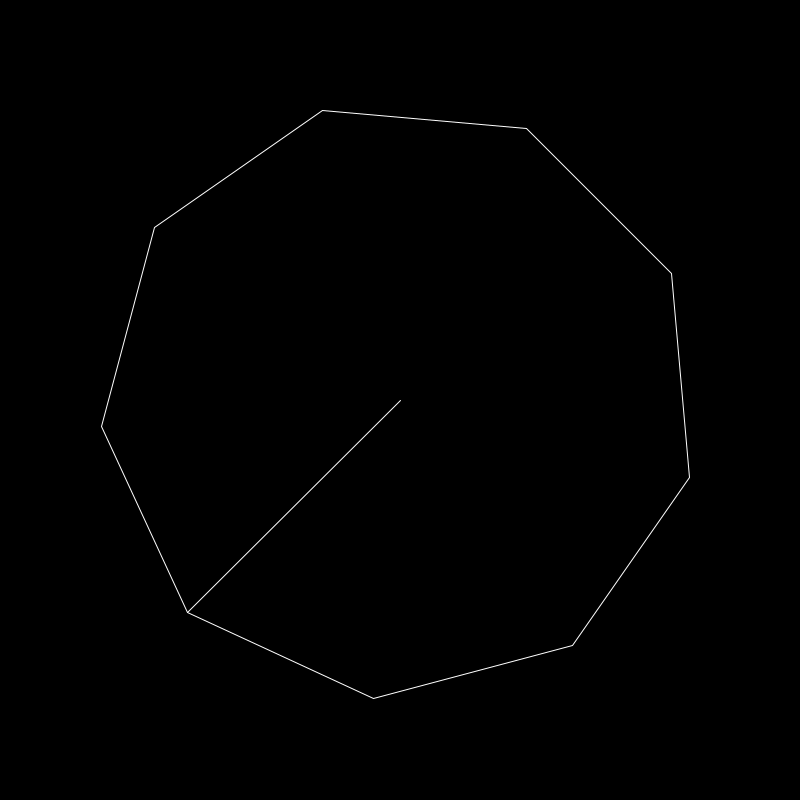
Frame 1 (no input)
Frame 60 (the mouse pressed at the canvas centre just before this capture): identical to frame 1, image omitted
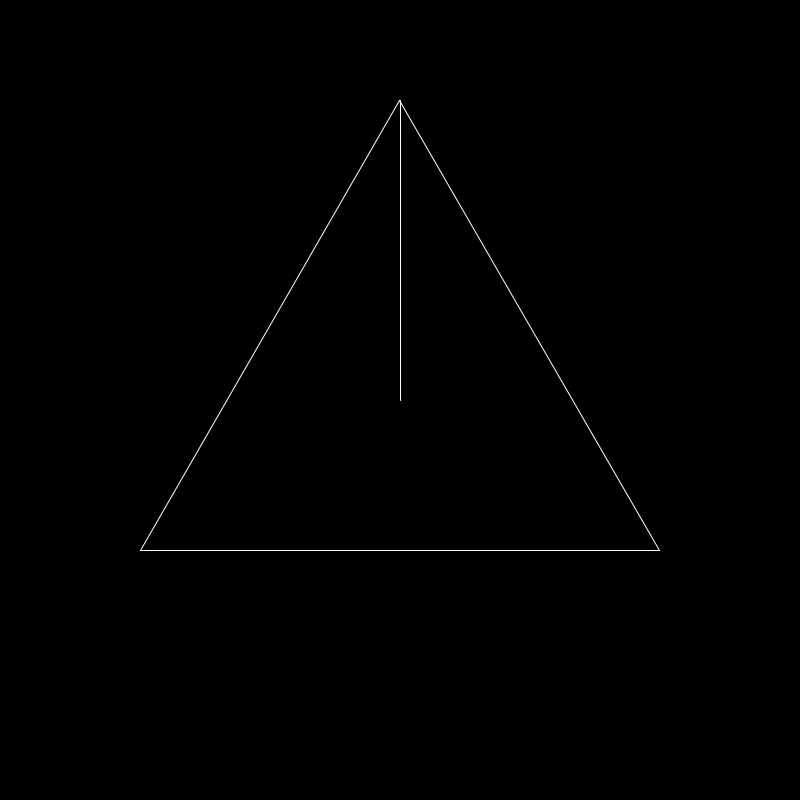
Frame 120 (the mouse held since frame 60 and released just before this capture)

The Processing sketch that drew these frames (run headless with seeded random() and noise(); from frame 60 on, the mouse is pressed at the canvas centre):

// Processing sketch: polygon_stp_fin
// ── polygon_stp_fin.pde
float centerX, centerY;
float rad;

void setup() {
  size(800, 800);

  centerX = width * 0.5;
  centerY = height * 0.5;
  rad = min(width, height);
  rad *= 0.5;
  rad *= 3 / 4.0;

  noFill();
}

void draw() {
  background(0);
  stroke(255);
  int nGon = int(map(abs(mouseX - width * 0.5), 0, width * 0.5, 3, 9));
  pushMatrix();
  translate(centerX, centerY);
  rotate(atan2(mouseY - height * 0.5, mouseX - width * 0.5));
  beginShape();
  for (int n = 0; n < nGon; n++) {
    float angle = -90 + 360 / nGon * n;
    float x = rad * cos(radians(angle));
    float y = rad * sin(radians(angle));
    vertex(x, y);
  }
  line(0, 0, 0, -rad);
  endShape(CLOSE);
  popMatrix();
}
